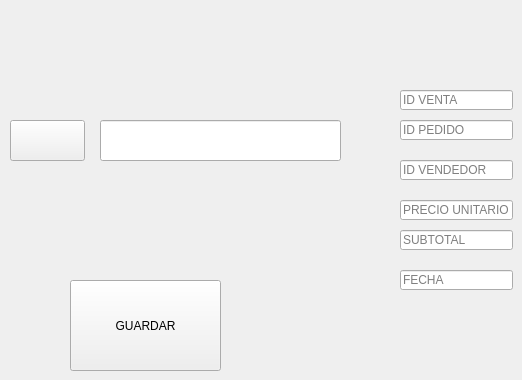
              <widget class="QWidget" name="editarvt">
               <attribute name="title">
                <string>EDITAR VENTA</string>
               </attribute>
               <widget class="QPushButton" name="buscarvtbtn2">
                <property name="geometry">
                 <rect>
                  <x>10</x>
                  <y>120</y>
                  <width>75</width>
                  <height>41</height>
                 </rect>
                </property>
                <property name="text">
                 <string/>
                </property>
                <property name="icon">
                 <iconset>
                  <normaloff>../IMAGES/buscar.png</normaloff>../IMAGES/buscar.png</iconset>
                </property>
                <property name="iconSize">
                 <size>
                  <width>40</width>
                  <height>40</height>
                 </size>
                </property>
               </widget>
               <widget class="QLineEdit" name="buscarvt2">
                <property name="geometry">
                 <rect>
                  <x>100</x>
                  <y>120</y>
                  <width>241</width>
                  <height>41</height>
                 </rect>
                </property>
               </widget>
               <widget class="QPushButton" name="guardarvtbtn2">
                <property name="geometry">
                 <rect>
                  <x>70</x>
                  <y>280</y>
                  <width>151</width>
                  <height>91</height>
                 </rect>
                </property>
                <property name="text">
                 <string>GUARDAR</string>
                </property>
               </widget>
               <widget class="QLineEdit" name="idpedidovt2">
                <property name="geometry">
                 <rect>
                  <x>400</x>
                  <y>120</y>
                  <width>113</width>
                  <height>20</height>
                 </rect>
                </property>
                <property name="placeholderText">
                 <string>ID PEDIDO</string>
                </property>
               </widget>
               <widget class="QLineEdit" name="idventa2">
                <property name="geometry">
                 <rect>
                  <x>400</x>
                  <y>90</y>
                  <width>113</width>
                  <height>20</height>
                 </rect>
                </property>
                <property name="placeholderText">
                 <string>ID VENTA</string>
                </property>
               </widget>
               <widget class="QLineEdit" name="idvendedorvt2">
                <property name="geometry">
                 <rect>
                  <x>400</x>
                  <y>160</y>
                  <width>113</width>
                  <height>20</height>
                 </rect>
                </property>
                <property name="text">
                 <string/>
                </property>
                <property name="placeholderText">
                 <string>ID VENDEDOR</string>
                </property>
               </widget>
               <widget class="QLineEdit" name="subtotalvt2">
                <property name="geometry">
                 <rect>
                  <x>400</x>
                  <y>230</y>
                  <width>113</width>
                  <height>20</height>
                 </rect>
                </property>
                <property name="placeholderText">
                 <string>SUBTOTAL</string>
                </property>
               </widget>
               <widget class="QLineEdit" name="fechavt2">
                <property name="geometry">
                 <rect>
                  <x>400</x>
                  <y>270</y>
                  <width>113</width>
                  <height>20</height>
                 </rect>
                </property>
                <property name="placeholderText">
                 <string>FECHA</string>
                </property>
               </widget>
               <widget class="QLineEdit" name="preciounitariovt2">
                <property name="geometry">
                 <rect>
                  <x>400</x>
                  <y>200</y>
                  <width>113</width>
                  <height>20</height>
                 </rect>
                </property>
                <property name="placeholderText">
                 <string>PRECIO UNITARIO</string>
                </property>
               </widget>
              </widget>
